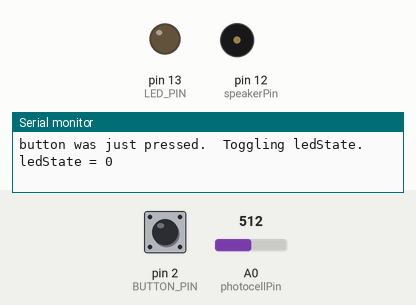
Bench run of a sketch on a simulated Arduino Uno, built with avr-gcc and run on an emulated ATmega328P. Parts: output pins drawn as LEDs (lit = HIGH), buzzer (waves = sounding), the last lines printed to the serial monitor. Inputs (shaded band) come from the test bench; at power-on: pin 2 (BUTTON_PIN) HIGH, A0 (photocellPin) = 512.

Above: at 13.2 s.
13.3 s: pin 2 (BUTTON_PIN) pulled LOW for 0.15 s
At 14.6 s:
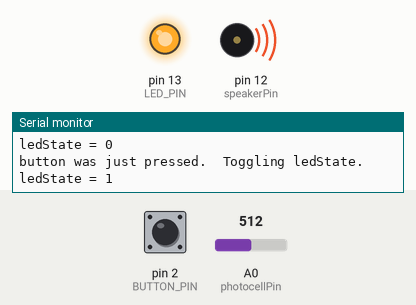
14.9 s: pin 2 (BUTTON_PIN) pulled LOW for 1 s
At 17.1 s:
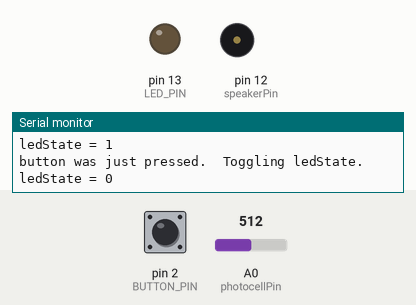
17.4 s: pin 2 (BUTTON_PIN) pulled LOW for 3.2 s
At 21.9 s:
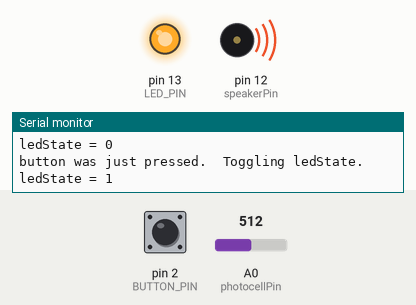
Timing chart, 0 to 23.4 s (numbered marks = the images above; inputs shaded):
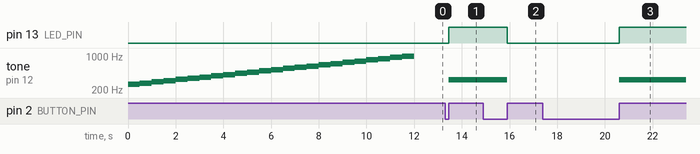

The sketch:

Crystal_Final_Project.ino
```cpp
/*
 * This sample program demonstrates how to use a push button (and Arduino's built-in pullup resistor mode)
 * to toggle the state of an LED on and off. The program begins with the LED in the on state.  When the user pushes the button,
 * it toggles the LED logic so if the LED is currently on, then it turns off.  Or if the LED is currently off, it turns on.
 * There is also logic to debounce the button.  In otherwords, the debounce logic is designed so that the state of teh LED only toggles
 * once per button press. The user has to release the button and then press it again to toggle the state of the LED a second time after the first button press.
 */

 int speakerPin = 12;

 int photocellPin = 0;

int numTones = 24;
int tones[] = {261, 277, 294, 311, 329, 349, 370, 392, 415, 440, 466, 493, 523, 554, 587, 622, 659, 698, 739, 783, 830, 880, 932, 987};
//            mid C  C#   D    D#   E    F    F#   G    G#   A   #A    B    C   #C    D    #D   E    F   #F    G    #G   A    #A   B


// change the following value if your button is not connected to digital pin #2.
#define BUTTON_PIN 2

// this program assumes you are using the built-in LED on pin 13.
#define LED_PIN 13

// the following global variable keeps track of the state of the button.
// it's value is true if the button is currently pressed.
boolean buttonState;


// we need a second state variable to keep track of the state of our LED.
// the following variable is true if the LED is turned on.  It is false if the LED is off.
boolean ledState;

void setup() {
  // start the serial connection for debug purposes.
  Serial.begin(9600);

  // put the button pin into pull up resistor mode.
  pinMode(BUTTON_PIN, INPUT_PULLUP);

  // set the built-in LED pin (13) to OUTPUT mode.
  pinMode(LED_PIN, OUTPUT);

  // assume button is not pressed initially.
  buttonState = false;

  // have the LED initially be turned on.
  ledState = true;

  for (int i = 0; i < numTones; i++) //enter the loop until the element a [i] gets 0
  {
    tone(speakerPin, tones[i]);
    delay(500);
  }
}

void loop() {
  int sensorVal = digitalRead(BUTTON_PIN);

  // check to see if the button was just pressed.
  if (sensorVal == HIGH && buttonState == false) {
    // the button was just pressed.

    // set the buttonState variable to true.
    buttonState = true;

    // print debug info.
    Serial.println("button was just pressed.  Toggling ledState.");

    // toggle the value of the ledState.
    if (ledState == true) {
      ledState = false;
    } else {
      ledState = true;
    }
    // print debug info.
    Serial.print("ledState = ");
    Serial.println(ledState);
  } else if (sensorVal == LOW && buttonState == true) {
    // the button was just released.

    // set the buttonState variable to false.
    buttonState = false;

  }


  // decide whether to turn on or turn off the LED.
  if (ledState == true) {
    // turn on LED.
    digitalWrite(LED_PIN, HIGH);
    //tone(speakerPin, 261);

    int reading = analogRead(photocellPin);
    int pitch = 200 + reading / 4;
    tone(speakerPin, pitch);

  } else {
    // turn off the LED since the buttonState is equal to false.
    digitalWrite(LED_PIN, LOW);
    noTone(speakerPin);
  }
}
```

Measured:
- after the input at 13.3 s, pin 13 (LED_PIN): LOW → HIGH after 0.15 s; tone on pin 12 (speakerPin): silent → 328 Hz after 0.15 s
- after the input at 14.9 s, pin 13 (LED_PIN): HIGH → LOW after 1.0 s; tone on pin 12 (speakerPin): 328 Hz → silent after 1.0 s
- after the input at 17.4 s, pin 13 (LED_PIN): LOW → HIGH after 3.2 s; tone on pin 12 (speakerPin): silent → 328 Hz after 3.2 s
- by itself, tone on pin 12 (speakerPin): plays 261 Hz for 0.50 s, 277 Hz for 0.50 s, 294 Hz for 0.50 s, 311 Hz for 0.50 s, 329 Hz for 0.50 s, 349 Hz for 0.50 s … (24 notes in this stretch)
